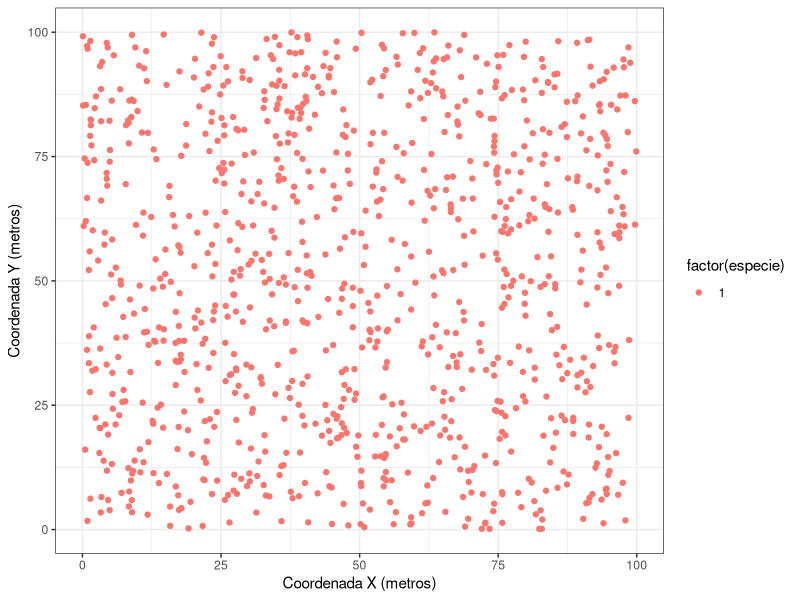
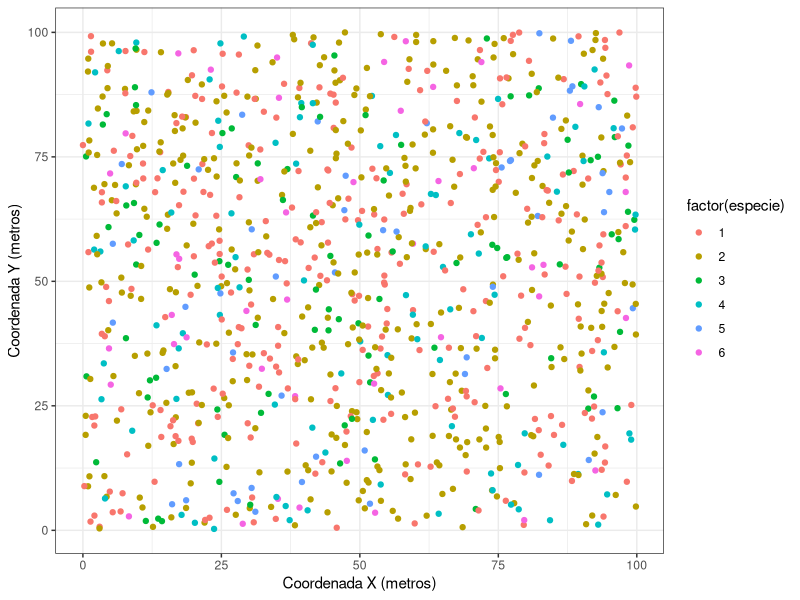
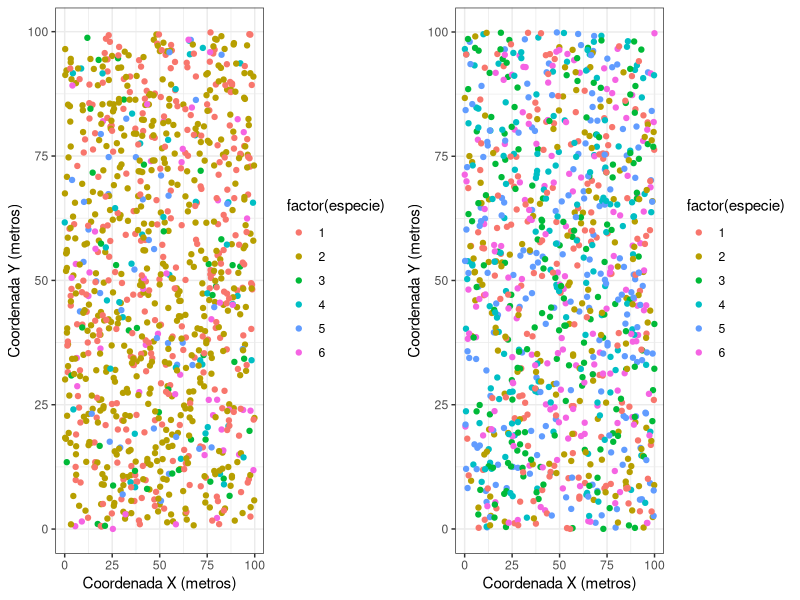

R code for these plots, in order:
## ---- chunk 1
require(ggplot2)
require(gridExtra)
## ---- chunk 2
canvasX = 100
canvasY = 100

sp = 1
pop = 1000

especie = c()
coordx = c()
coordy = c()

for(i in seq(1, pop)){
  especie[i] = sample(1:sp, 1)
  
  coordx[i] = runif(1, 0, canvasX)
  coordy[i] = runif(1, 0, canvasY)
}

comunidade = data.frame(especie = especie, coordx = coordx, coordy = coordy)
## ---- chunk 3
head(comunidade)
## ---- chunk 4
ggplot(comunidade, aes(coordx, coordy, col = factor(especie))) +
  geom_point() +
  xlab('Coordenada X (metros)') +
  ylab('Coordenada Y (metros)') +
  theme_bw()
## ---- chunk 5
sp = 6
pop = 1000
prob = c(0.3, 0.4, 0.1, 0.1, 0.05, 0.05)

especie = c()
coordx = c()
coordy = c()

for(i in seq(1, pop)){
  especie[i] = sample(1:sp, 1, prob = prob)
  
  coordx[i] = runif(1, 0, canvasX)
  coordy[i] = runif(1, 0, canvasY)
}

comunidade2 = data.frame(especie = especie, coordx = coordx, coordy = coordy)
## ---- chunk 6
head(comunidade2)
## ---- chunk 7
ggplot(comunidade2, aes(coordx, coordy, col = factor(especie))) +
  geom_point() +
  xlab('Coordenada X (metros)') +
  ylab('Coordenada Y (metros)') +
  theme_bw()
## ---- chunk 8
sp = 6
pop = 1000
prob = c(0.3, 0.5, 0.05, 0.05, 0.05, 0.05)

especie = c()
coordx = c()
coordy = c()

for(i in seq(1, pop)){
  especie[i] = sample(1:sp, 1, prob = prob)
  
  coordx[i] = runif(1, 0, canvasX)
  coordy[i] = runif(1, 0, canvasY)
}

comunidade3 = data.frame(especie = especie, coordx = coordx, coordy = coordy)

sp = 6
pop = 1000
prob = c(0.1, 0.1, 0.1, 0.1, 0.1, 0.1)

especie = c()
coordx = c()
coordy = c()

for(i in seq(1, pop)){
  especie[i] = sample(1:sp, 1, prob = prob)
  
  coordx[i] = runif(1, 0, canvasX)
  coordy[i] = runif(1, 0, canvasY)
}

comunidade4 = data.frame(especie = especie, coordx = coordx, coordy = coordy)
## ---- chunk 9
c1 = ggplot(comunidade3, aes(coordx, coordy, col = factor(especie))) +
  geom_point() +
  xlab('Coordenada X (metros)') +
  ylab('Coordenada Y (metros)') +
  theme_bw()

c2 = ggplot(comunidade4, aes(coordx, coordy, col = factor(especie))) +
  geom_point() +
  xlab('Coordenada X (metros)') +
  ylab('Coordenada Y (metros)') +
  theme_bw()

grid.arrange(c1, c2, ncol=2)
## ---- chunk 10
termo1 = table(comunidade3$especie)/length(comunidade3$especie)
termo2 = log(table(comunidade3$especie)/length(comunidade3$especie))
H1 = -1 * sum(termo1 * termo2)
H1
## ---- chunk 11
termo1 = table(comunidade4$especie)/length(comunidade4$especie)
termo2 = log(table(comunidade4$especie)/length(comunidade4$especie))
H2 = -1 * sum(termo1 * termo2)
H2
## ---- chunk 12
table(comunidade3$especie)
## ---- chunk 13
table(comunidade4$especie)
